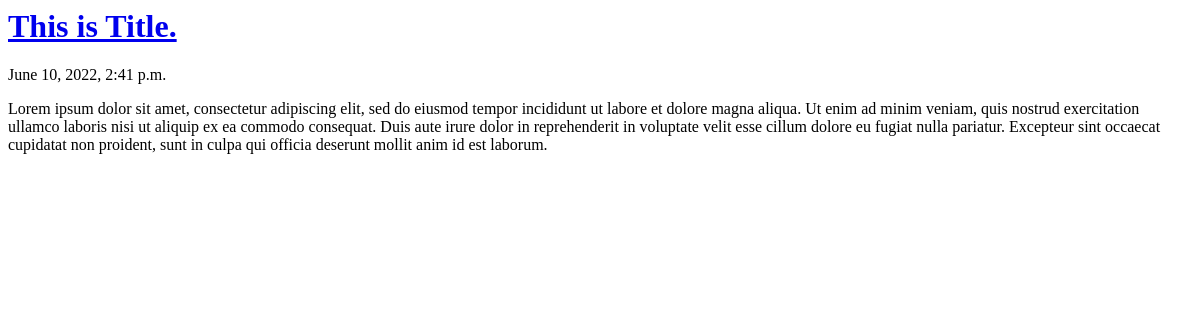
The app's page /, older data.
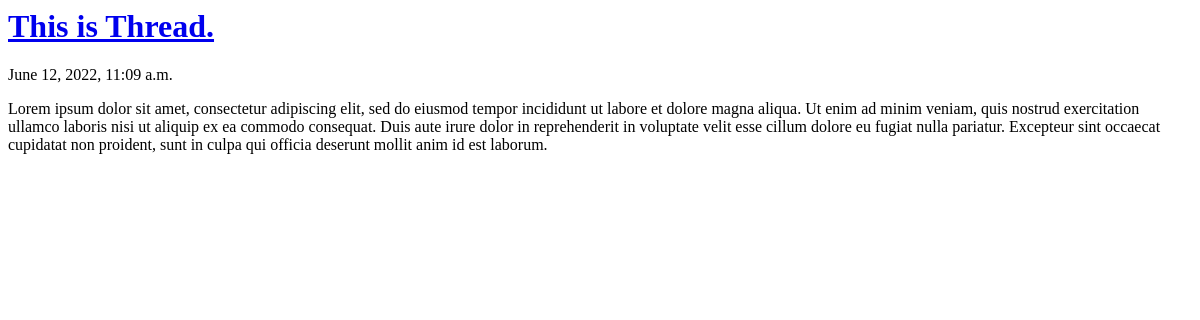
The same page, newer data.
### main/models.py (models this page shows, shortened)
class Thread(models.Model):
    topic = models.ForeignKey(Topic, null=True, on_delete=models.SET_NULL)
    title = models.CharField(max_length=100)
    content = models.TextField(max_length=5000)
    author = models.ForeignKey(User, null=True, on_delete=models.SET_NULL)
    upvotes = models.IntegerField(default=0, editable=False)
    created_at = models.DateTimeField(auto_now_add=True)
    updated_at = models.DateTimeField(auto_now=True)
    def get_absolute_url(self):
        return f'/{self.pk}'

### main/views.py (the view)
# urls.py: path('', views.ThreadList.as_view()),
class ThreadList(ListView):
    model = Thread

### templates/main/thread_list.html (shortened to what this page needs)
{% extends 'main/base.html' %}
{% block main-area %}
    {% for thread in thread_list %}
        <a href="{{ thread.get_absolute_url }}"><h1>{{ thread.title }}</h1></a><span>{{ thread.created_at }}</span>
        <p>{{ thread.content }}</p>
    {% endfor %}
{% endblock %}

### templates/main/base.html (shortened to what this page needs)
<html>
<head>
</head>
<body>
    {% block main-area %}{% endblock %}
</body>
</html>

Row changes from the older to the newer data that the page shows:
removed Thread: title "This is Title.", created_at "June 10, 2022, 2:41 p.m.", content "Lorem ipsum dolor sit amet, consectetur adipiscing elit, sed do eiusmod tempor incididunt ut labore et dolore magna aliqua. Ut enim ad minim veniam, quis nostrud exercitation ullamco laboris nisi ut aliquip ex ea commodo consequat. Duis aute irure dolor in reprehenderit in voluptate velit esse cillum dolore eu fugiat nulla pariatur. Excepteur sint occaecat cupidatat non proident, sunt in culpa qui officia deserunt mollit anim id est laborum."
added Thread: title "This is Thread.", created_at "June 12, 2022, 11:09 a.m.", content "Lorem ipsum dolor sit amet, consectetur adipiscing elit, sed do eiusmod tempor incididunt ut labore et dolore magna aliqua. Ut enim ad minim veniam, quis nostrud exercitation ullamco laboris nisi ut aliquip ex ea commodo consequat. Duis aute irure dolor in reprehenderit in voluptate velit esse cillum dolore eu fugiat nulla pariatur. Excepteur sint occaecat cupidatat non proident, sunt in culpa qui officia deserunt mollit anim id est laborum."
